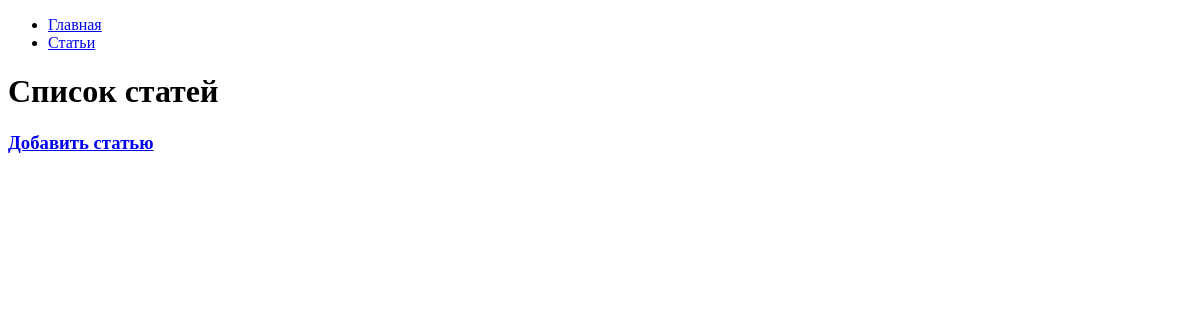
/articles/, run on an earlier commit of the app's database.
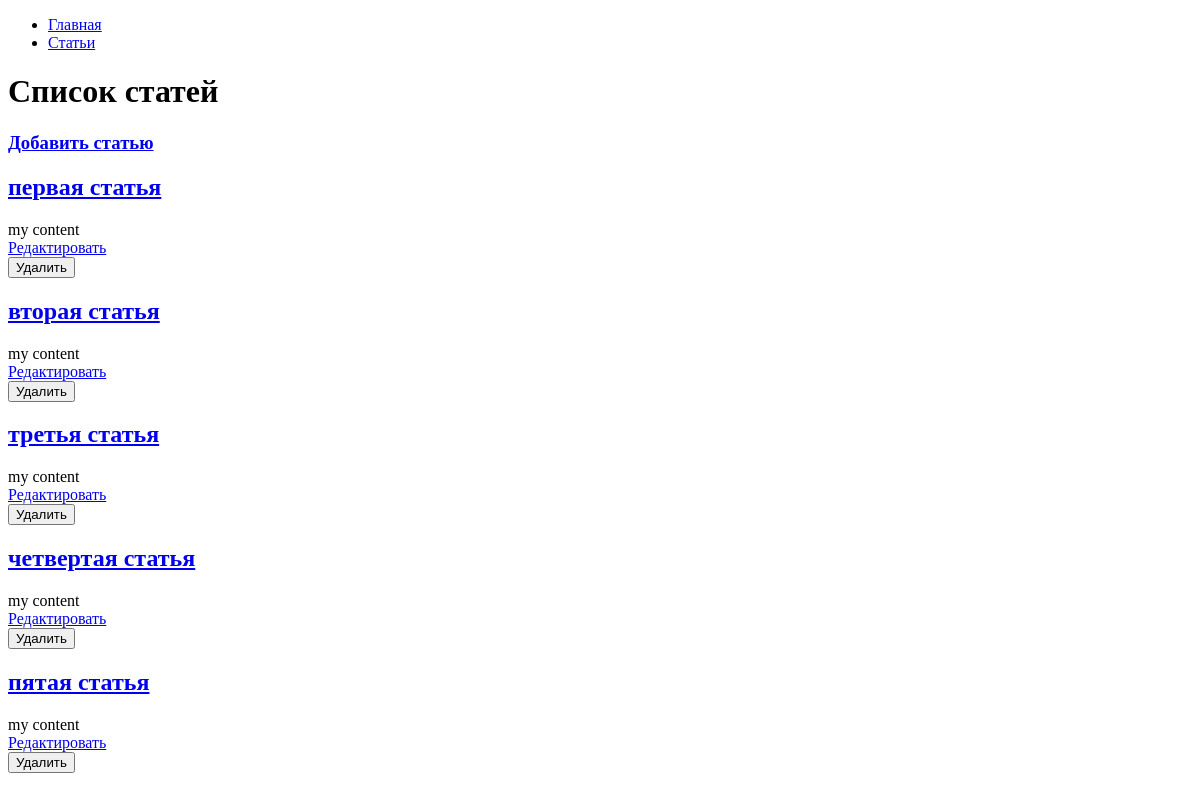
And on a later commit of the database.
### django_blog/article/models.py (models this page shows, shortened)
class Article(models.Model):
    name = models.CharField(max_length=200)
    body = models.TextField()
    timestamp = models.DateTimeField(auto_now_add=True)

### django_blog/article/views.py (the view)
# urls.py: path('', IndexView.as_view(), name='articles_index'),
class IndexView(View):
    def get(self, request, *args, **kwargs):
        articles = Article.objects.all()[:15]
        return render(request, 'articles/index.html', context={
            'articles': articles,
        })

### django_blog/article/templates/articles/index.html (shortened to what this page needs)
{% extends "base.html" %}
{% block content %}
    <h1>Список статей</h1>
    <h3><a href="{% url 'articles_create' %}">Добавить статью</a></h3>
    {% for article in articles %}
        <h2><a href='{{ article.id }}'>{{ article.name }}</a></h2>
        <div>{{ article.body|slice:":200" }}</div>
        <div><a href="{% url 'articles_update' article.id %}">Редактировать</a></div>
        <form action="{% url 'articles_delete' article.id %}" method="post">
            <input type="submit" value="Удалить">
        </form>
    {% endfor %}
{% endblock %}

### django_blog/templates/base.html (shortened to what this page needs)
<!DOCTYPE html>
<html lang="en">
<head>
</head>
<body>
<div id="sidebar">
    {% block sidebar %}
        <ul>
            <li><a href="/">Главная</a></li>
            <li><a href="/articles/">Статьи</a></li>
        </ul>
    {% endblock %}
</div>
<div id="content">
    {% block content %}{% endblock %}
</div>
</body>
</html>

What changed in the data, as far as the page shows it:
added Article: name "первая статья", body "my content"
added Article: name "вторая статья", body "my content"
added Article: name "третья статья", body "my content"
added Article: name "четвертая статья", body "my content"
added Article: name "пятая статья", body "my content"
